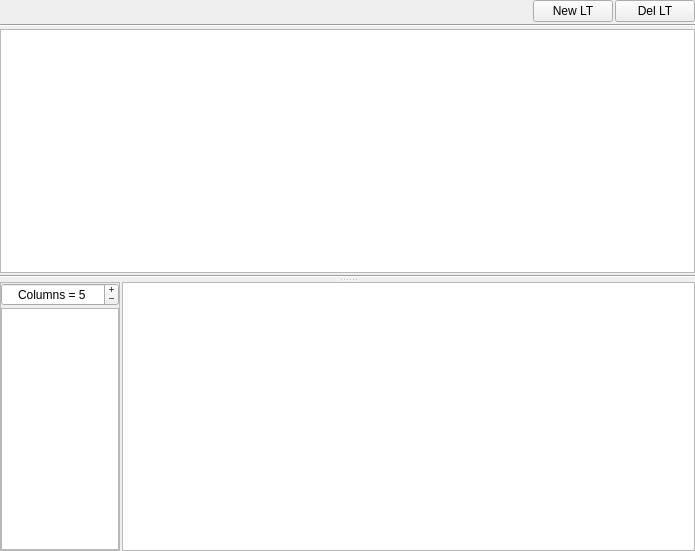
<?xml version="1.0" encoding="UTF-8"?>
<ui version="4.0">
 <class>ltTab</class>
 <widget class="QWidget" name="ltTab">
  <property name="geometry">
   <rect>
    <x>0</x>
    <y>0</y>
    <width>695</width>
    <height>551</height>
   </rect>
  </property>
  <property name="windowTitle">
   <string>LineTest</string>
  </property>
  <layout class="QGridLayout" name="gridLayout">
   <property name="verticalSpacing">
    <number>2</number>
   </property>
   <property name="margin">
    <number>0</number>
   </property>
   <item row="0" column="0">
    <widget class="QSplitter" name="splitter">
     <property name="baseSize">
      <size>
       <width>0</width>
       <height>200</height>
      </size>
     </property>
     <property name="orientation">
      <enum>Qt::Vertical</enum>
     </property>
     <widget class="QWidget" name="layoutWidget">
      <layout class="QVBoxLayout" name="vlLtZone">
       <property name="spacing">
        <number>2</number>
       </property>
       <item>
        <layout class="QHBoxLayout" name="hlLtBtns">
         <property name="spacing">
          <number>2</number>
         </property>
         <item>
          <spacer name="horizontalSpacer_6">
           <property name="orientation">
            <enum>Qt::Horizontal</enum>
           </property>
           <property name="sizeHint" stdset="0">
            <size>
             <width>40</width>
             <height>20</height>
            </size>
           </property>
          </spacer>
         </item>
         <item>
          <widget class="QPushButton" name="bLtNew">
           <property name="minimumSize">
            <size>
             <width>0</width>
             <height>0</height>
            </size>
           </property>
           <property name="maximumSize">
            <size>
             <width>16777215</width>
             <height>16777215</height>
            </size>
           </property>
           <property name="text">
            <string>New LT</string>
           </property>
          </widget>
         </item>
         <item>
          <widget class="QPushButton" name="bLtDel">
           <property name="minimumSize">
            <size>
             <width>0</width>
             <height>0</height>
            </size>
           </property>
           <property name="maximumSize">
            <size>
             <width>16777215</width>
             <height>16777215</height>
            </size>
           </property>
           <property name="text">
            <string>Del LT</string>
           </property>
          </widget>
         </item>
        </layout>
       </item>
       <item>
        <widget class="Line" name="line_2">
         <property name="orientation">
          <enum>Qt::Horizontal</enum>
         </property>
        </widget>
       </item>
       <item>
        <widget class="QTreeWidget" name="twLtTree">
         <property name="indentation">
          <number>0</number>
         </property>
         <attribute name="headerVisible">
          <bool>false</bool>
         </attribute>
         <column>
          <property name="text">
           <string notr="true">1</string>
          </property>
         </column>
        </widget>
       </item>
       <item>
        <widget class="Line" name="line">
         <property name="orientation">
          <enum>Qt::Horizontal</enum>
         </property>
        </widget>
       </item>
      </layout>
     </widget>
     <widget class="QWidget" name="layoutWidget_2">
      <layout class="QHBoxLayout" name="hlLtShots">
       <property name="spacing">
        <number>2</number>
       </property>
       <item>
        <widget class="QFrame" name="qfLtColumns">
         <property name="minimumSize">
          <size>
           <width>120</width>
           <height>0</height>
          </size>
         </property>
         <property name="maximumSize">
          <size>
           <width>120</width>
           <height>16777215</height>
          </size>
         </property>
         <property name="frameShape">
          <enum>QFrame::StyledPanel</enum>
         </property>
         <layout class="QVBoxLayout" name="vlLtShotsColumn">
          <property name="spacing">
           <number>2</number>
          </property>
          <property name="margin">
           <number>0</number>
          </property>
          <item>
           <widget class="QSpinBox" name="sbLtColumns">
            <property name="minimumSize">
             <size>
              <width>0</width>
              <height>0</height>
             </size>
            </property>
            <property name="maximumSize">
             <size>
              <width>16777215</width>
              <height>16777215</height>
             </size>
            </property>
            <property name="wrapping">
             <bool>false</bool>
            </property>
            <property name="alignment">
             <set>Qt::AlignCenter</set>
            </property>
            <property name="buttonSymbols">
             <enum>QAbstractSpinBox::PlusMinus</enum>
            </property>
            <property name="prefix">
             <string>Columns = </string>
            </property>
            <property name="value">
             <number>5</number>
            </property>
           </widget>
          </item>
          <item>
           <widget class="QTreeWidget" name="twShotPref">
            <property name="selectionMode">
             <enum>QAbstractItemView::NoSelection</enum>
            </property>
            <property name="indentation">
             <number>0</number>
            </property>
            <property name="itemsExpandable">
             <bool>false</bool>
            </property>
            <property name="expandsOnDoubleClick">
             <bool>false</bool>
            </property>
            <attribute name="headerVisible">
             <bool>false</bool>
            </attribute>
            <column>
             <property name="text">
              <string notr="true">1</string>
             </property>
            </column>
           </widget>
          </item>
         </layout>
        </widget>
       </item>
       <item>
        <widget class="QTreeWidget" name="twShotTree">
         <property name="selectionMode">
          <enum>QAbstractItemView::NoSelection</enum>
         </property>
         <property name="indentation">
          <number>0</number>
         </property>
         <property name="itemsExpandable">
          <bool>false</bool>
         </property>
         <property name="expandsOnDoubleClick">
          <bool>false</bool>
         </property>
         <attribute name="headerVisible">
          <bool>false</bool>
         </attribute>
         <column>
          <property name="text">
           <string notr="true">1</string>
          </property>
         </column>
        </widget>
       </item>
      </layout>
     </widget>
    </widget>
   </item>
  </layout>
 </widget>
 <resources/>
 <connections/>
</ui>
